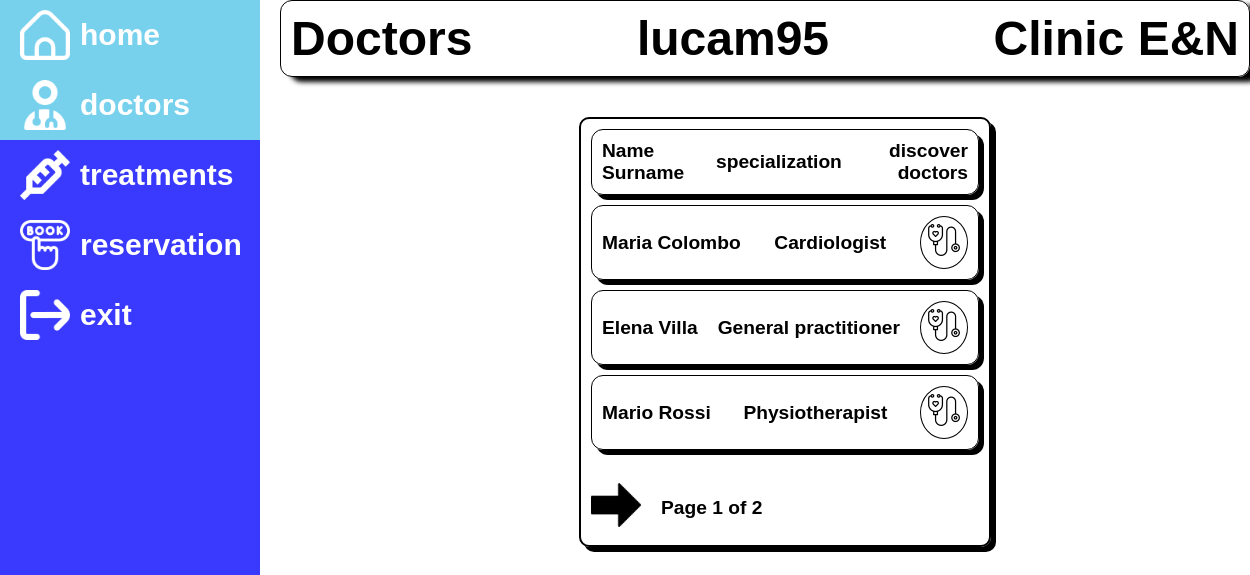
Page /dashboard/doctors/ (signed in) on the committed database.
### dashboard/models.py (models this page shows, shortened)
class Doctor(models.Model):
    first_name = models.CharField(max_length=100)
    last_name = models.CharField(max_length=100)
    specialization = models.CharField(max_length=100)
    id_doctor = models.CharField(max_length=10, unique=True, help_text='ID Doctor')
    date_of_birth = models.DateField()
    class Meta:
        ordering = ['specialization', 'last_name', 'first_name', 'id_doctor']
    def get_absolute_url(self):
        return reverse('doctor-detail', args=[str(self.id)])

### dashboard/views.py (the view)
# urls.py: path('doctors/', views.DoctorListView.as_view(), name='doctors'),
class DoctorListView(generic.ListView):
    model = Doctor
    paginate_by = 3

### dashboard/templates/dashboard/doctor_list.html (shortened to what this page needs)
{% extends 'base.html' %}
{% load static%}
{% block content %}
    <div class="box-list">
        {% if doctor_list %}
         <ul>
             <li class="doctor"><p>Name Surname</p><p>specialization</p><p style="text-align: end;">discover doctors</p></li>
            {% for doctor in doctor_list %}
            <li class="doctor"><p>{{ doctor.first_name }} {{ doctor.last_name }}</p><p>{{ doctor.specialization}}</p><a href="{{ doctor.get_absolute_url }}"><img style="width: 32px;height:32px;" src="{%static 'images/stethoscope.png'%}" alt=""></a></li>
            {% endfor %}
        </ul>
        {% else %}
        <p>No doctors available.</p>
        {% endif %}
        {%block pagination %}
 {% if is_paginated %}
 <div style="display: flex; flex-direction: row; align-items: center; gap:20px">
 {% if page_obj.has_next %}
 <a href="{{ request.path }}?page=
 {{ page_obj.next_page_number }}"><img style="width: 50px;height: 50px;" src="{% static 'images/right-arrow.png'%}" alt=""></a>
 {% endif %}
 <p>Page {{ page_obj.number }} of {{ page_obj.paginator.num_pages }}</p>
 </div>
 {% endif %}
 {% endblock %}
    </div>
{% endblock %}

### dashboard/templates/base.html (shortened to what this page needs)
<!DOCTYPE html>
<html lang="en">
<head>
    {% load static %}
    <link rel="stylesheet" href="{% static 'css/style.css' %}">
</head>
<body>
    {%block sidebar%}
    <div class="sidebar">
        <ul>
            <li {% if request.resolver_match.url_name == 'dashboard' %}style="background-color: rgb(119, 209, 237)"{% endif %}><a href="{% url 'dashboard'%}"><img src="{% static 'images/home.png' %}" alt="home"><span>home</span></a></li>
            <li {% if request.resolver_match.url_name == 'doctors' %}style="background-color: rgb(119, 209, 237)"{% endif %}><a href="{% url 'doctors'%}"><img src="{% static 'images/user-md.png' %}" alt="h"><span>doctors</span></a></li>
            <li ><a href="{% url 'treatments'%}"><img src="{% static 'images/syringe.png' %}" alt="home"><span>treatments</span></a></li>
            <li ><a href="{% url 'reservation' %}"><img src="{% static 'images/booking.png' %}" alt=""><span>reservation</span></a></li>
            {% if user.is_authenticated %}
            <li><a href="{% url 'esco' %}"><img src="{% static 'images/exit.png' %}" alt="profile"><span>exit</span></a></li>
            {% endif %}
        </ul>
    </div>
    {%endblock%}
    <div class="sup-cont">
        <div class="title">
            <h1>{% if request.resolver_match.url_name == 'dashboard' %}Welcome
                {% elif request.resolver_match.url_name == 'doctors' or request.resolver_match.url_name == 'doctor-detail'%}Doctors
                {% elif request.resolver_match.url_name == 'treatments' or request.resolver_match.url_name == 'treatment-detail'%}Treatmets
                {% elif request.resolver_match.url_name == 'reservation'%}Reservation
                {% elif request.resolver_match.url_name == 'patients' or request.resolver_match.url_name == 'patient-detail'%}Patients
                {% elif request.resolver_match.url_name == 'visits' or request.resolver_match.url_name == 'visit-detail'%}Visits
                {% elif request.resolver_match.url_name == 'login'%}Log in
                {% elif request.resolver_match.url_name == 'signup'%}Sign Up
                {% elif request.resolver_match.url_name == 'esco'%}Exit
                {%endif%}</h1>
            <h1 style="text-align: center;">{{ user.username }}</h1><h1 style="text-align: end;">Clinic E&N</h1></div>
        <div class="content">
            {% block content %}
            {% endblock %}
        </div>
    </div>
</body>
</html>

### dashboard/static/css/style.css (style rules this page uses)
* { font-family: Montserrat, sans-serif; margin: 0; padding:0; font-style: normal; }
body { display: flex; gap: 20px; }
.sidebar { width: 100px; height: 100vh; background-color: rgb(58, 58, 255); transition: 0.5s ease; }
.sidebar a { text-decoration: none; display: flex; direction: row; overflow: hidden; color: #fff; align-items: center; justify-content: flex-start; gap:10px; font-weight: bold; font-size: 30px; }
.sidebar li { list-style-type: none; padding: 10px 20px; }
.sidebar li img { width: 50px; height: 50px; }
.title { display: flex; justify-content: space-between; margin-bottom: 20px; border: 1px solid black; box-shadow:10px 5px 5px rgb(0, 0, 0); border-radius: 12px; padding: 10px; }
.title h1 { font-size: 3rem; }
.content { width: 100%; padding: 20px; display: flex; flex-direction: column; justify-content: space-between; align-items: center; }
.sup-cont { width: 100%; }
.box-list { display: flex; justify-content: flex-start; gap:20px; flex-direction: column; border: 2px solid black; box-shadow: 5px 5px black; border-radius: 10px; width: 40%; padding: 10px; font-size: larger; font-weight: bold; }
.box-list li { list-style-type: none; display: flex; justify-content: space-between; margin-bottom: 10px; align-items: center; border: 1px solid black; box-shadow: 5px 5px rgb(0, 0, 0); border-radius: 12px; padding: 10px; }
.box-list li a { border: 1px solid black; border-radius: 50%; padding: 7px; }

### rows in the picture
Doctor: first_name "Maria", last_name "Colombo", specialization "Cardiologist"
Doctor: first_name "Elena", last_name "Villa", specialization "General practitioner"
Doctor: first_name "Mario", last_name "Rossi", specialization "Physiotherapist"

### other values in the picture
{{ user.username }} "lucam95"
{{ page_obj.number }} "1"
{{ page_obj.paginator.num_pages }} "2"
